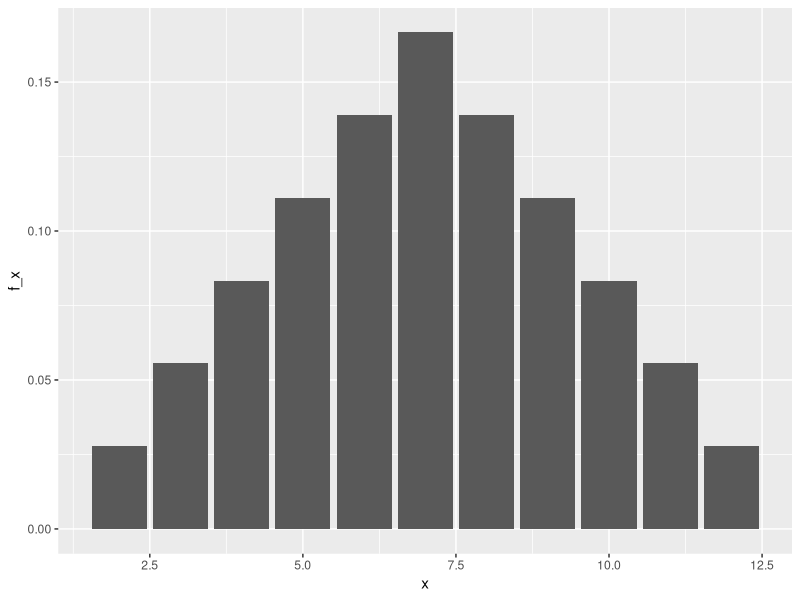
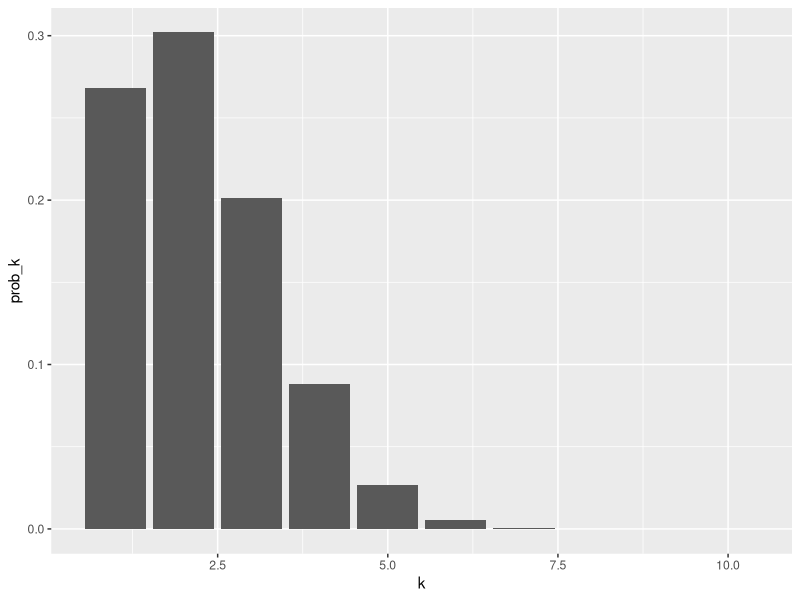
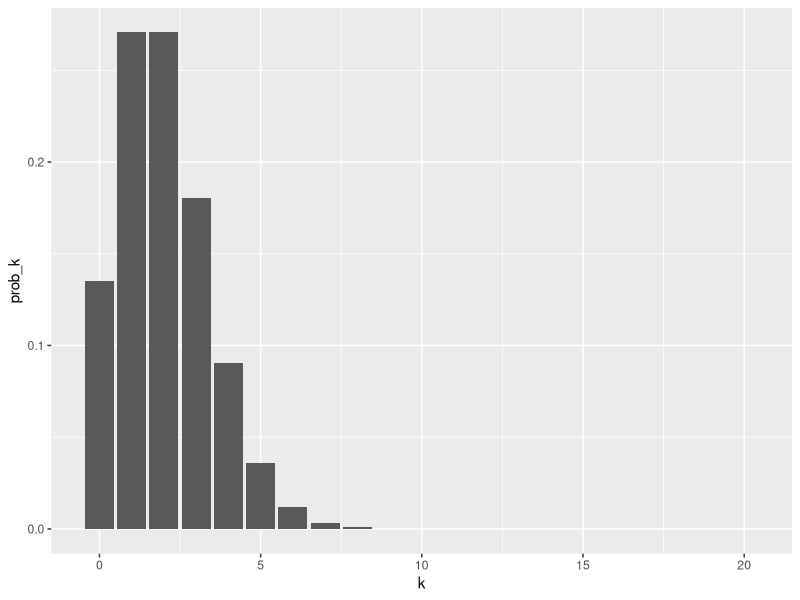
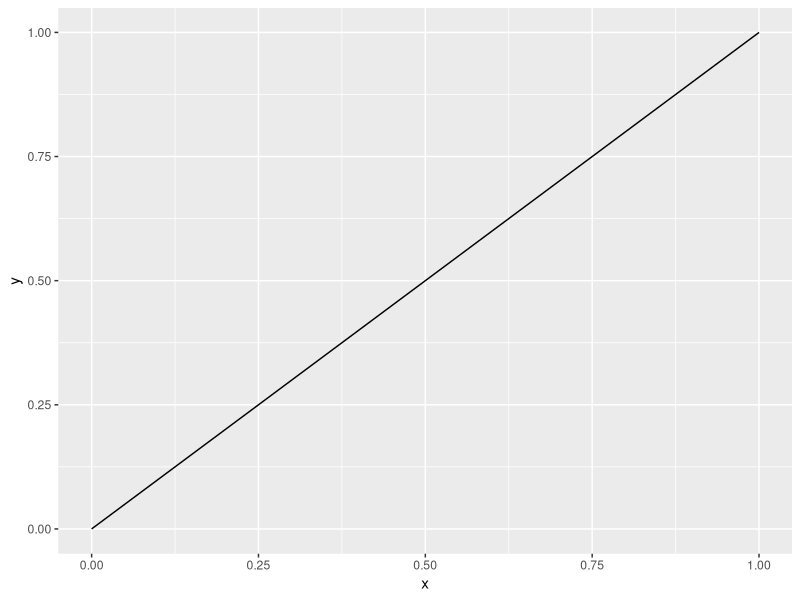
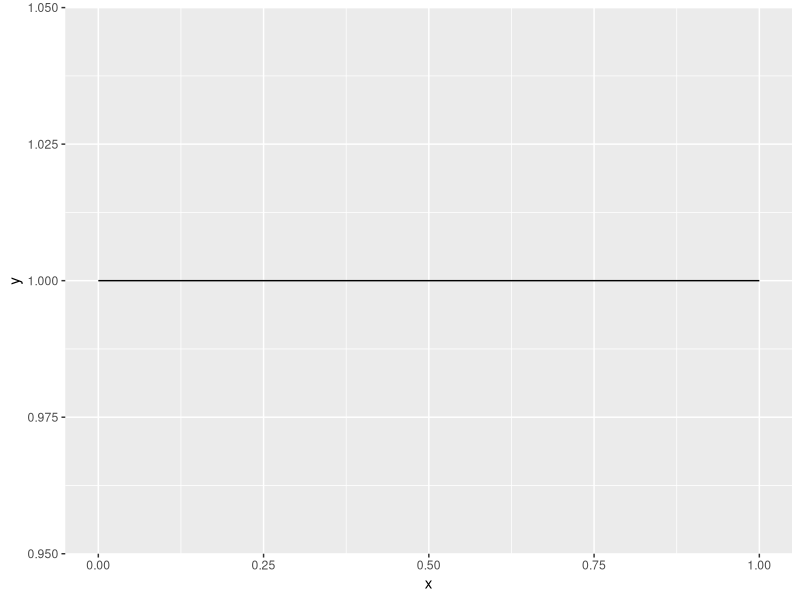
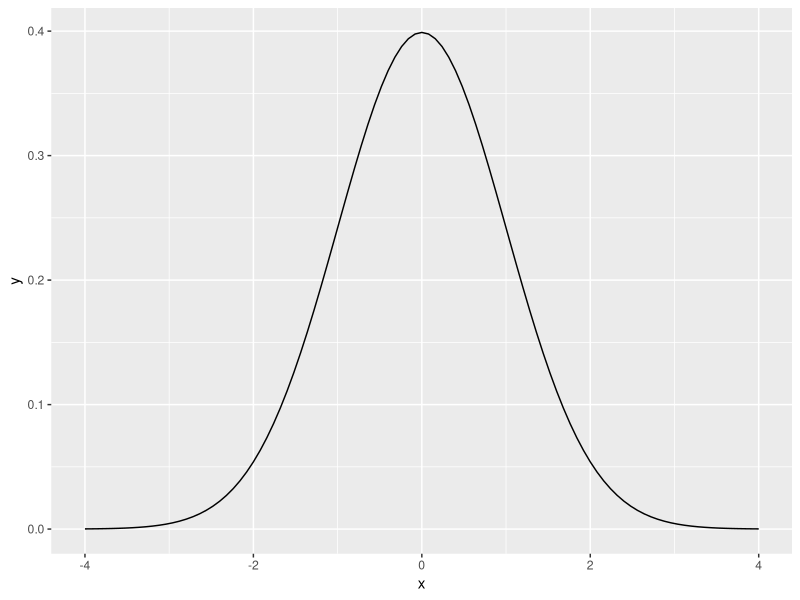
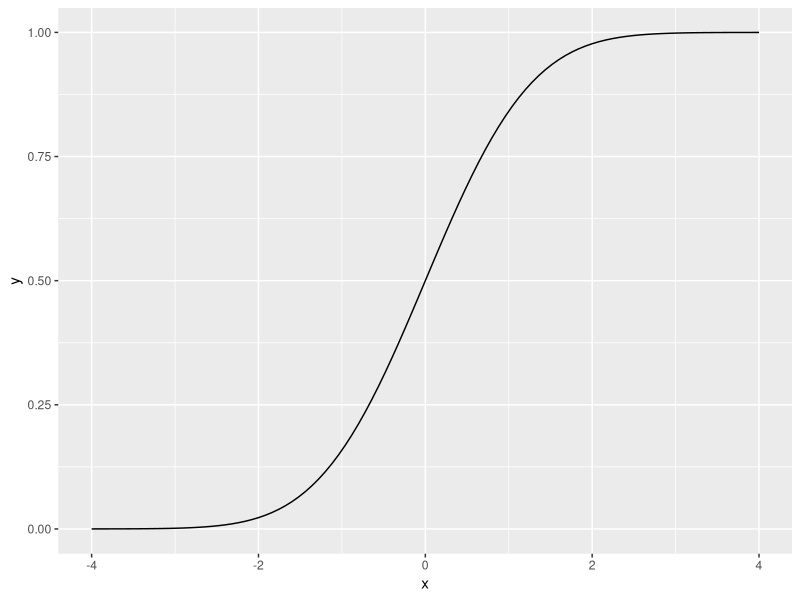

Recreate these plots in R, in order.
## ---- chunk 1
library(tidyverse)

df <- data.frame(x = c(2:12), f_x = c(1:6, 5, 4, 3, 2, 1)/36)

df %>%
  ggplot(aes(x = x, y = f_x)) +
  geom_bar(stat = "identity")
## ---- chunk 2
n <- 10
theta <- 0.2
k <- c(1:n)
prob_k <- factorial(n)/(factorial(k)*factorial(n - k))*theta^k*(1 - theta)^(n - k)

df_bin <- data.frame(k, prob_k)
df_bin %>%
  ggplot(aes(x = k, y = prob_k)) +
  geom_bar(stat = "identity")
## ---- chunk 3
lambda <- 2
k <- c(0:20)
prob_k <- lambda^(k)*exp(-lambda)/factorial(k)

df_poisson <- data.frame(k, prob_k)

df_poisson %>%
  ggplot(aes(x = k, y = prob_k)) +
  geom_bar(stat = "identity")


## ---- chunk 4

ggplot(data.frame(x = c(0, 0.2, 0.4, 0.6, 0.8, 1)), aes(x=x)) +
  stat_function(fun = punif)
## ---- chunk 5
ggplot(data.frame(x = c(0, 0.2, 0.4, 0.6, 0.8, 1)),
       aes(x=x)) +
  stat_function(fun = dunif)
## ---- chunk 6
ggplot(data.frame(x = c(-4:4)), aes(x=x)) +
  stat_function(fun = dnorm)
## ---- chunk 7
ggplot(data.frame(x = c(-4:4)), aes(x=x)) +
  stat_function(fun = pnorm)
